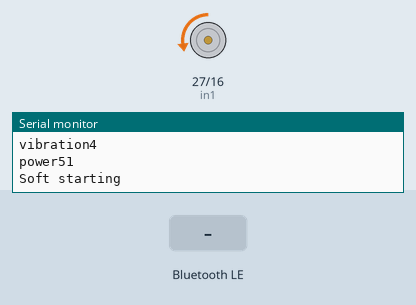
This sketch was run on a simulated ESP32. Shown: motor-driver pin pairs drawn as motors (green arrow = first pin HIGH = forward, orange = second pin HIGH = backward, longer = more drive, scaled by the enable pin), the last lines printed to the serial monitor. Inputs (shaded band) come from the test bench. Nothing arrives over Bluetooth unless stated; a phone connects over Bluetooth LE 3 s after start.

Above: at 0.2 s.
At 1.5 s:
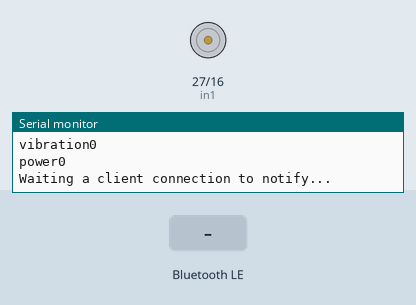
1.6 s: Bluetooth LE write "DeviceType;" received
3.1 s: Bluetooth LE write "Battery;" received
4.6 s: Bluetooth LE write "PowerOff;" received
Timing chart, 0 to 7.6 s (numbered marks = the images above; inputs shaded):
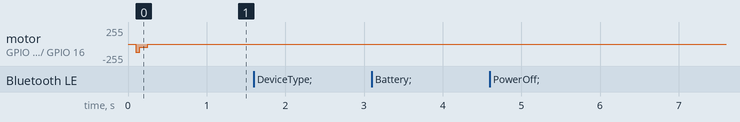

The sketch:

ESP32-Lovense.ino
```cpp
#include <BLEDevice.h>
#include <BLEUtils.h>
#include <BLEServer.h>
#include <BLE2902.h>
#include <Arduino.h>

BLEServer* pServer = NULL;
BLECharacteristic* pTxCharacteristic = NULL;
BLECharacteristic* pRxCharacteristic = NULL;
String bleAddress = "FFFFFFFFFFFF"; // CONFIGURATION: < Use the real device BLE address here.
bool deviceConnected = false;
bool oldDeviceConnected = false;
uint32_t value = 0;

int vibration;

// at what vibration level the motor stalls, will be treated as zero
// RS-555SH at 12V stalls at 3
int stallLevel = 3;

// for driving heavier motors, which require a short burst of high power to start moving
// enables once the vibration is set to 0
bool softStartRequired = true;
// RS-555SH works well on 50ms
int softStartDuration = 50; // in ms

// Motor A connections
int enA = 14;
int in1 = 27;
int in2 = 16;

// unused, for now
// Motor B connections
//int enB = 3;
//int in3 = 5;
//int in4 = 4;

#define SERVICE_UUID           "50300001-0023-4bd4-bbd5-a6920e4c5653"
#define CHARACTERISTIC_RX_UUID "50300002-0023-4bd4-bbd5-a6920e4c5653"
#define CHARACTERISTIC_TX_UUID "50300003-0023-4bd4-bbd5-a6920e4c5653"

// vibration control function
void UpdateVibrate(void) {
  Serial.print("vibration");
  Serial.println(vibration);

  // stall vibration level
  if (vibration <= stallLevel) {
    softStartRequired = true;
  }

  int power = map(vibration, 0 , 20 , 0, 255);
  power = constrain(power, 0, 255);
  Serial.print("power");
  Serial.println(power);

  if ( vibration > stallLevel) {
    // Turn on motor
    digitalWrite(in1, LOW);
    digitalWrite(in2, HIGH);

    if (softStartRequired) {
      Serial.println("Soft starting");
      ledcWrite(enA, 127);
      delay(softStartDuration);

      softStartRequired = false;
    }

  } else {
    // Now turn off motors
    digitalWrite(in1, LOW);
    digitalWrite(in2, LOW);
    //digitalWrite(in3, LOW);
    //digitalWrite(in4, LOW);
  }

  // set speed
  ledcWrite(enA, power);
}


class MyServerCallbacks: public BLEServerCallbacks {
    void onConnect(BLEServer* pServer) {
      deviceConnected = true;
      BLEDevice::startAdvertising();
    };

    void onDisconnect(BLEServer* pServer) {
      deviceConnected = false;
    }
};


class MySerialCallbacks: public BLECharacteristicCallbacks {
    void onWrite(BLECharacteristic *pCharacteristic) {
      static uint8_t messageBuf[64];
      assert(pCharacteristic == pRxCharacteristic);
      String rxValue = pRxCharacteristic->getValue();

      if (rxValue.length() > 0) {
        Serial.println("*********");
        Serial.print("Received Value: ");
        for (int i = 0; i < rxValue.length(); i++)
          Serial.print(rxValue[i]);

        Serial.println();
        Serial.println("*********");
      }


      if (rxValue == "DeviceType;") {
        Serial.println("$Responding to Device Enquiry");
        memmove(messageBuf, "S:37:FFFFFFFFFFFF;", 18);
        // CONFIGURATION:               ^ Use a BLE address of the Lovense device you're cloning.
        pTxCharacteristic->setValue(messageBuf, 18);
        pTxCharacteristic->notify();
      } else if (rxValue == "Battery;") {
        memmove(messageBuf, "69;", 3);
        pTxCharacteristic->setValue(messageBuf, 3);
        pTxCharacteristic->notify();
      } else if (rxValue == "PowerOff;") {
        memmove(messageBuf, "OK;", 3);
        pTxCharacteristic->setValue(messageBuf, 3);
        pTxCharacteristic->notify();
      } else if (rxValue == "RotateChange;") {
        memmove(messageBuf, "OK;", 3);
        pTxCharacteristic->setValue(messageBuf, 3);
        pTxCharacteristic->notify();
      } else if (rxValue.lastIndexOf("Status:", 0) == 0) {
        memmove(messageBuf, "2;", 2);
        pTxCharacteristic->setValue(messageBuf, 3);
        pTxCharacteristic->notify();
      } else if (rxValue.lastIndexOf("Vibrate:", 0) == 0) {
        vibration = std::atoi(rxValue.substring(8).c_str());
        memmove(messageBuf, "OK;", 3);
        pTxCharacteristic->setValue(messageBuf, 3);
        pTxCharacteristic->notify();
        UpdateVibrate();
      } else if (rxValue.lastIndexOf("Vibrate1:", 0) == 0) {
        // potential vibrator 2 control
        //vibration = std::atoi(rxValue.substring(9).c_str());
        //memmove(messageBuf, "OK;", 3);
        //pTxCharacteristic->setValue(messageBuf, 3);
        //pTxCharacteristic->notify();
        //UpdateVibrate();
      } else if (rxValue.lastIndexOf("Vibrate2:", 0) == 0) {
        // potential vibrator 3 control
        //vibration = std::atoi(rxValue.substring(9).c_str());
        //memmove(messageBuf, "OK;", 3);
        //pTxCharacteristic->setValue(messageBuf, 3);
        //pTxCharacteristic->notify();
        //UpdateVibrate();
      } else {
        Serial.println("$Unknown request");
        memmove(messageBuf, "ERR;", 4);
        pTxCharacteristic->setValue(messageBuf, 4);
        pTxCharacteristic->notify();
      }
    }
};

void setup() {
  Serial.begin(115200);

  // Set all the motor control pins to outputs
  // L298N is too slow to use ultrasonic switching frequencies
  ledcAttach(enA, 1000, 8);
  pinMode(in1, OUTPUT);
  pinMode(in2, OUTPUT);

  //pinMode(enB, OUTPUT);
  //pinMode(in3, OUTPUT);
  //pinMode(in4, OUTPUT);

  // Turn off motors - Initial state
  ledcWrite(enA, 0);
  digitalWrite(in1, LOW);
  digitalWrite(in2, LOW);
  //digitalWrite(in3, LOW);
  //digitalWrite(in4, LOW);

  // buzz test, run motor at 20% speed
  delay(100);
  vibration = 4;
  UpdateVibrate();
  delay(100);
  vibration = 0;
  UpdateVibrate();
  delay(100);

  // Create the BLE Device
  BLEDevice::init("LVS-ESP"); // CONFIGURATION: The name doesn't actually matter, The app identifies it by the reported id.

  // Create the BLE Server
  pServer = BLEDevice::createServer();
  pServer->setCallbacks(new MyServerCallbacks());

  // Create the BLE Service
  BLEService *pService = pServer->createService(SERVICE_UUID);

  // Create a BLE Characteristics
  pTxCharacteristic = pService->createCharacteristic(
                      CHARACTERISTIC_TX_UUID,
                      BLECharacteristic::PROPERTY_NOTIFY
                    );
  pTxCharacteristic->addDescriptor(new BLE2902());

  pRxCharacteristic = pService->createCharacteristic(
                      CHARACTERISTIC_RX_UUID,
                      BLECharacteristic::PROPERTY_WRITE  |
                      BLECharacteristic::PROPERTY_WRITE_NR
                    );
  pRxCharacteristic->setCallbacks(new MySerialCallbacks());

  // Start the service
  pService->start();

  // Start advertising
  BLEAdvertising *pAdvertising = BLEDevice::getAdvertising();
  pAdvertising->addServiceUUID(SERVICE_UUID);
  pAdvertising->setScanResponse(false);
  pAdvertising->setMinPreferred(0x0);  // set value to 0x00 to not advertise this parameter
  BLEDevice::startAdvertising();
  Serial.println("Waiting a client connection to notify...");
}

void loop() {
    // disconnecting
    if (!deviceConnected && oldDeviceConnected) {
        delay(100); // give the bluetooth stack the chance to get things ready
        pServer->startAdvertising(); // restart advertising
        Serial.println("start advertising");
        oldDeviceConnected = deviceConnected;
    }
    // connecting
    if (deviceConnected && !oldDeviceConnected) {
        // do stuff here on connecting
        oldDeviceConnected = deviceConnected;
    }
}
```
